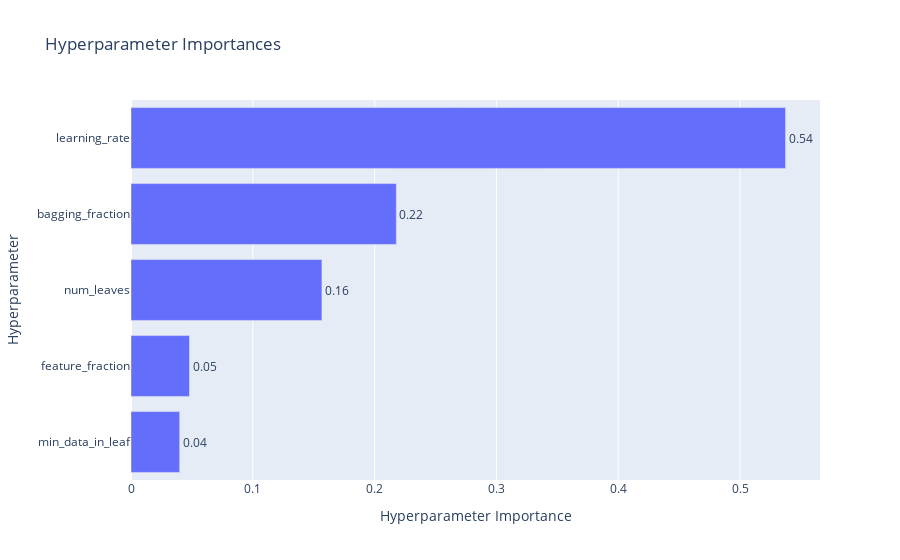

Write notebook code for a chart like this one.
### Code cell
plot_param_importances(study)

### Figure 1 — Plotly figure (JSON) as saved in the notebook; plotly's stock layout.template omitted (floating-point values rounded to 4 significant figures)
{"data": [{"cliponaxis": false, "hovertemplate": ["min_data_in_leaf (IntDistribution): 0.039968362591956186<extra></extra>", "feature_fraction (FloatDistribution): 0.04802744731254826<extra></extra>", "num_leaves (IntDistribution): 0.15675817030955488<extra></extra>", "bagging_fraction (FloatDistribution): 0.21785122889392852<extra></extra>", "learning_rate (FloatDistribution): 0.5373947908920121<extra></extra>"], "name": "Objective Value", "orientation": "h", "text": ["0.04", "0.05", "0.16", "0.22", "0.54"], "textposition": "outside", "type": "bar", "x": [0.03997, 0.04803, 0.1568, 0.2179, 0.5374], "y": ["min_data_in_leaf", "feature_fraction", "num_leaves", "bagging_fraction", "learning_rate"]}], "layout": {"title": {"text": "Hyperparameter Importances"}, "xaxis": {"title": {"text": "Hyperparameter Importance"}}, "yaxis": {"title": {"text": "Hyperparameter"}}}}
